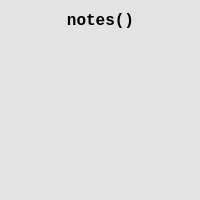
<?xml version="1.0" encoding="UTF-8"?>
<ui version="4.0">
 <class>Form</class>
 <widget class="QWidget" name="Form">
  <property name="geometry">
   <rect>
    <x>0</x>
    <y>0</y>
    <width>200</width>
    <height>200</height>
   </rect>
  </property>
  <property name="windowTitle">
   <string>Form</string>
  </property>
  <property name="styleSheet">
   <string notr="true">background-color: rgb(227, 227, 227);</string>
  </property>
  <widget class="QLabel" name="label">
   <property name="geometry">
    <rect>
     <x>10</x>
     <y>10</y>
     <width>181</width>
     <height>20</height>
    </rect>
   </property>
   <property name="font">
    <font>
     <family>Consolas</family>
     <pointsize>12</pointsize>
     <bold>true</bold>
    </font>
   </property>
   <property name="text">
    <string>notes()</string>
   </property>
   <property name="alignment">
    <set>Qt::AlignmentFlag::AlignCenter</set>
   </property>
  </widget>
 </widget>
 <resources/>
 <connections/>
</ui>
